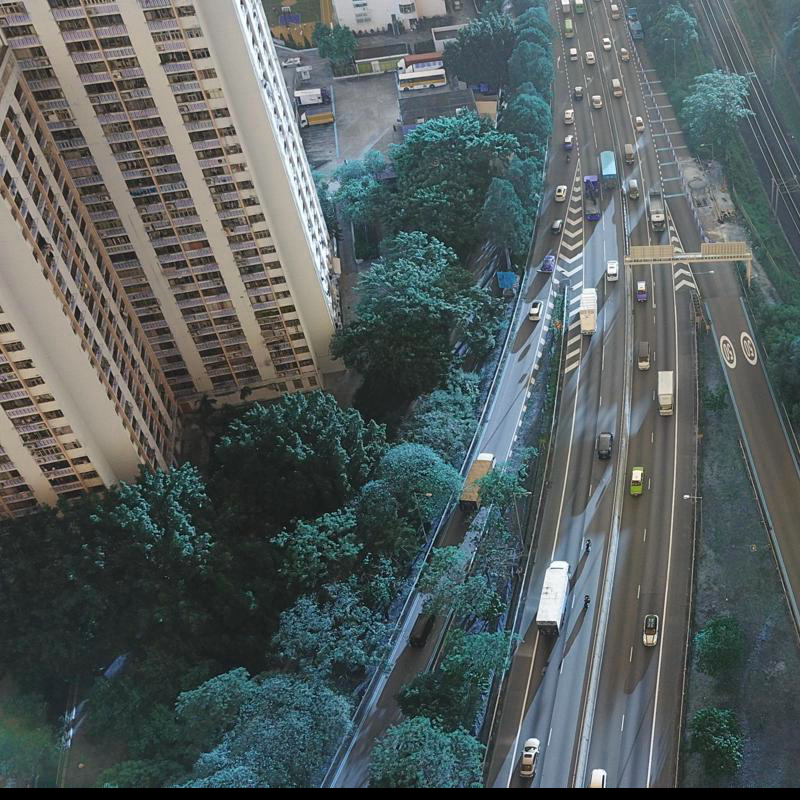
#> input picture detection_visualization/image.png, 800 x 800 px
$ python plot.py
#> lines starting #> are read from the running program, lines starting #| are printed output that depends on the picture
import random

import cv2

def parse_label(path):
    file = open(path, 'r')
    lines = [line.strip() for line in file.readlines()]
    return lines

def plot_one_box(x, im, label=None):
    tl = round(0.003 * max(im.shape[0:2]))  # line thickness
    color = [random.randint(0, 255) for _ in range(3)]
    c1, c2 = (int(x[0]), int(x[1])), (int(x[2]), int(x[3]))
    cv2.rectangle(im, c1, c2, color, thickness=tl)
    if label:
        tf = max(tl - 1, 1)  # font thickness
        t_size = cv2.getTextSize(label, 0, fontScale=tl/3, thickness=tf)[0]
        c2 = c1[0] + t_size[0], c1[1] - t_size[1] - 3
        cv2.rectangle(im, c1, c2, color, -1)  # filled
        cv2.putText(im, label, (c1[0], c1[1] - 2), 0, tl / 3, [225, 255, 255], thickness=tf, lineType=cv2.LINE_AA)

def run():
    class_map = {6: 'vehicle', 7: 'person'}

    img = cv2.imread('image.png')
#> img is the input picture: shape (800, 800, 3); mean B, G, R 94.5, 94.4, 85.1

    detections = parse_label('label.txt')
#> (reads detection_visualization/label.txt from the repository)
    for det in detections:
        x, y, w, h, cls_id = [int(i) for i in det.split(', ')]
        plot_one_box([x, y, x+w, y+h], img, label=class_map[cls_id])

    cv2.imwrite('output.png', img)
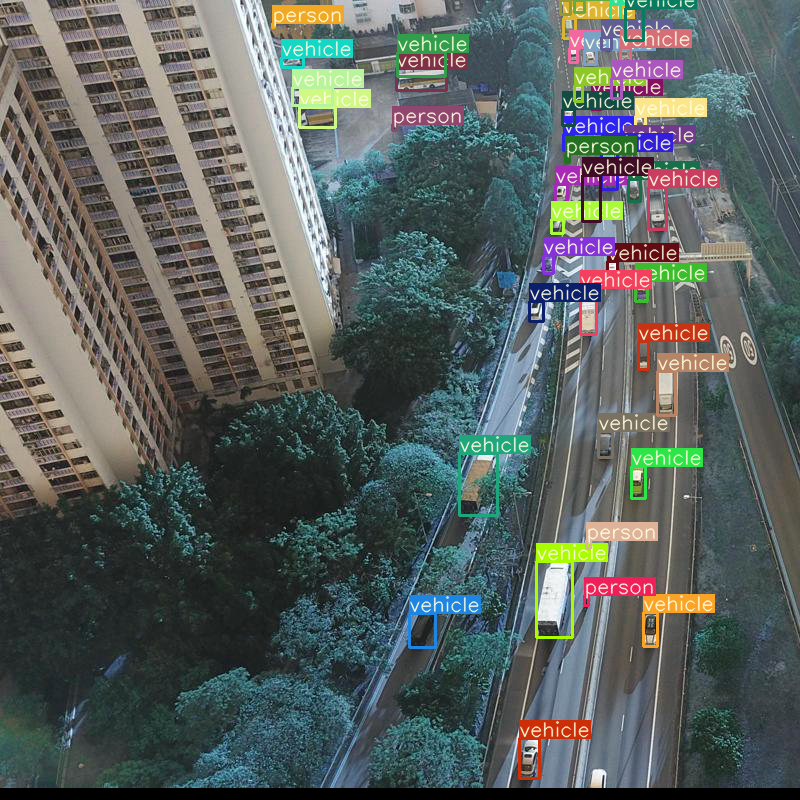
#> saved as output.png: shape (800, 800, 3); mean B, G, R 94.3, 96.5, 88.9

if __name__ == '__main__':
    run()
